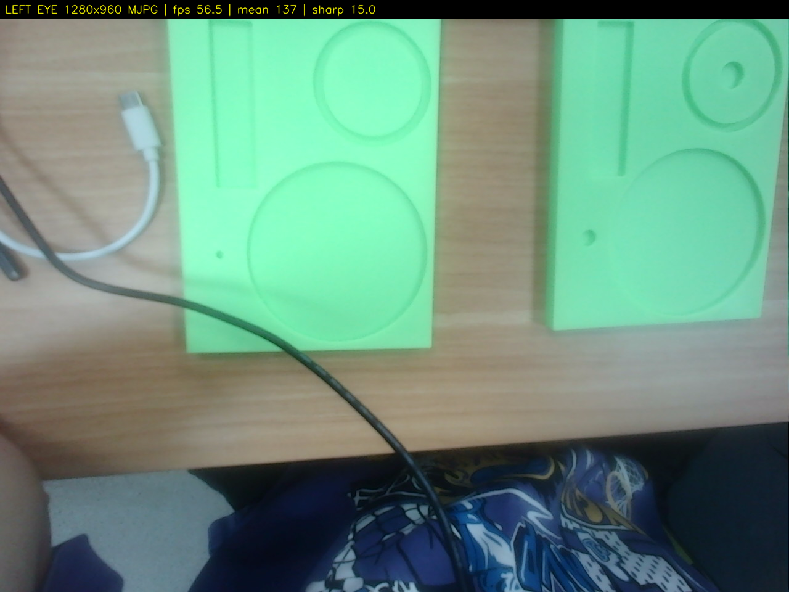
#> input picture test_1.png, 789 x 592 px; its folder holds only this picture in this run
$ python -i stage_match.py   (imports and definitions only)   (older library calls are emulated)
#> lines starting #> are read from the running program, lines starting #| are printed output that depends on the picture
"""阶段识别（基础视觉版）：把"装配区"的裁剪图跟几张阶段参考图做旋转遍历匹配，取最像的那个。

为什么用基础视觉而不是 YOLO：这一步只要判"装配区现在长啥样"，4 张参考图就是标尺，
`matchTemplate` 那套足够；树莓派上单次匹配十几毫秒，比跑模型便宜得多。

和"目标追踪"的关系：**互不干扰**。
    追踪  → 画零件框、轨迹，管"每件零件在哪"
    阶段  → 只吃"装配区"这一块裁剪图，管"装到第几步"
两者都从同一帧取数据，各画各的，谁也不用等谁。

=============================== 匹配怎么做 ===============================

1. 参考图（阶段样本）在启动时统一"规格化"：按同一个区域裁剪 → 灰度 → 缩到固定尺寸
   （默认 96x96）→ 零均值单位化。存成向量，后面只做点积。
2. 每帧（或隔几帧）把现场同一区域同样规格化，得到候选向量。
3. **按 1° 步长把候选图旋转一圈**（默认 -180°~179°，正好 360 个角度），
   每个角度都和所有参考样本算一次相似度（归一化互相关，1.0 = 完全一样）。
4. 取相似度最大的那个角度/类别；再在它附近按 `refine_step` 细搜一轮，
   得到"近似最大"（这就是"近似"的含义：不保证数学全局最优，但足够近）。

为什么非要旋转：同一阶段里零件的摆向是随机的（铜轮/铜盘随便转个角度放上去），
不旋转搜一圈，相似度会被摆向差异拉低，导致误判。

=============================== 目录约定 ===============================

`--stage-dir` 指向参考图目录（默认 `vision_yolo_train/images/steps`），两种放法都支持：

    steps/step1.png  steps/step_2.png ...        # 平铺：文件名（去扩展名）= 阶段名
    steps/step_3/1.jpg  steps/step_3/2.jpg ...   # 分目录：目录名 = 阶段名，里面可以多张样本

**同一阶段建议放 2~3 张不同摆向/光照的样本**，否则那一类的代表面太窄，
换个摆向就认不出来（4 张平铺就是"每阶段 1 张"，属于最省的最低配）。
"""

from __future__ import annotations

import math
import re
from pathlib import Path

import cv2
import numpy as np

# 参考图默认目录（相对项目根）
STAGE_DEFAULT_DIR = "vision_yolo_train/images/steps"
DEFAULT_STAGE_SIZE = 64          # 规格化后的边长（96 够用；调小更快、更糙）
DEFAULT_ANGLE_STEP = 2.0         # 旋转遍历步长（度）
DEFAULT_ANGLE_RANGE = (-180.0, 179.0)
DEFAULT_REFINE_STEP = 0.2        # 命中角度附近的细搜步长（度）
DEFAULT_STAGE_INTERVAL = 10      # 每多少帧做一次阶段识别
DEFAULT_STAGE_MARGIN = 0.12      # 裁剪区域外扩比例（把料盘边缘也框进去）
MIN_STAGE_SCORE = 0.30           # 低于它就当"没认出来"，显示 unknown

IMAGE_SUFFIXES = {".jpg", ".jpeg", ".png", ".bmp", ".tif", ".tiff", ".webp"}


def sobel_edges(gray, clip_percentile: float = 99.5):
    """偏导求边缘：灰度 → Sobel 幅值 → 归一化到 0~255。

    为什么要这一步：装配区里**托盘占了绝大部分面积**，而且是均匀的暗面。
    SIFT 直接吃原始灰度时，匹配到的内点几乎全落在托盘边缘/螺丝/背景纹理上，
    等于在比"托盘长什么样"，零件反而没参与。
    求完偏导只剩锐利的边（零件轮廓、轮齿、盘沿），托盘那块平滑区域基本归零，
    比较的对象就变成零件本身了。

    实测（12 张样本留一）：0/1 两组 SIFT 从 1/6 提到 5/6；2/3 仍分不开
    （那两张样本本身是同一个状态，见 CascadeStageMatcher 的说明）。
    """
    g = np.asarray(gray, dtype=np.float32)
    g = cv2.GaussianBlur(g, (3, 3), 0)
    gx = cv2.Sobel(g, cv2.CV_32F, 1, 0, ksize=3)
    gy = cv2.Sobel(g, cv2.CV_32F, 0, 1, ksize=3)
    mag = cv2.magnitude(gx, gy)
    mag /= (np.percentile(mag, clip_percentile) + 1e-6)
    return np.clip(mag * 255.0, 0.0, 255.0).astype(np.uint8)


# [4 lines left out: function read_image, not called in this run]


_STEP_RE = re.compile(r"step[_\-]?(\d+)", re.IGNORECASE)


# [27 lines left out: functions label_of_stem, collect_references, not called in this run]


class StageMatcher:
    """旋转遍历 + 模板匹配的阶段识别器。

    用法：
        matcher = StageMatcher.from_directory(stage_dir, angles=(step, lo, hi))
        result = matcher.match(frame, region=(x, y, w, h))   # 每帧/每 N 帧调一次
        result["label"], result["score"], result["angle"]
    """

    # [18 lines left out: function __init__, not called in this run]

    # ------------------------------------------------------------ 载入
    @classmethod
    def from_directory(cls, directory, **kwargs) -> "StageMatcher":
        return cls(collect_references(Path(directory)), **kwargs)

    # [19 lines left out: function _load, not called in this run]

    @property
    def ready(self) -> bool:
        return bool(self.samples)

    # [153 lines left out: functions describe, set_region, _canonical, _vector, _rotate, _sweep and 2 more, not called in this run]


# ============================================================================
# SIFT 版阶段识别（尺度/旋转不变）
# ============================================================================
class SiftStageMatcher:
    """用 SIFT 特征 + 单应性 RANSAC 内点做阶段匹配。

    相比梯度模板法：
      · **尺度/旋转不变**：零件转个角度、相机挪远挪近都不影响
      · **几何校验**：内点必须在同一个单应变换下成立，能拒掉"局部像但整体不是"的假匹配

    参考图按同一区域裁剪 → 灰度 → 缩到 ref_size → 提 SIFT 描述子缓存。
    现场帧同样处理后，与每个参考比对，取"内点数最多"的阶段。

    实测（12 张样本留一验证）：9/12，比梯度模板法 6/12 好；step0/step1 全对，
    step2/step3 仍有混淆（样本本身差异很小）。
    """

    # [18 lines left out: function __init__, not called in this run]

    @classmethod
    def from_directory(cls, directory, **kwargs):
        return cls(collect_references(Path(directory)), **kwargs)

    # [50 lines left out: functions _prepare, _load, set_region, _rebuild, not called in this run]

    @property
    def ready(self) -> bool:
        return bool(self.refs)

    # [59 lines left out: functions describe, _score, match, not called in this run]


# ============================================================================
# 稠密块近邻（patch nearest-neighbour）——给"没纹理"的阶段用
# ============================================================================
DEFAULT_NN_SIZE = 128            # 规格化边长
DEFAULT_NN_PATCH = 8             # 小块边长
DEFAULT_NN_STRIDE = 4            # 小块步长
DEFAULT_NN_SEARCH = 1            # 邻域搜索半径（格），容忍几个像素的位移
DEFAULT_NN_MAX_DIST = 0.42       # 距离超过它就算"没见过这个阶段"（灯光差一点也会抬到 0.3+）
DEFAULT_NN_MARGIN = 0.08         # 最好的那个至少要比第二名好 8%，否则也算"分不清"
DEFAULT_KP_GATE = 140            # 关键点数低于它 → 走近邻；高于它 → 走 SIFT
DEFAULT_MIN_INLIERS = 12         # SIFT 分支：内点数低于它就当 unknown
DEFAULT_NN_LABELS = ("step0", "step1")
DEFAULT_NN_WEIGHT_MAG = 1.0      # 梯度块在距离里的权重（1.0 = 灰度块与梯度块同权）


class PatchNnStageMatcher:
    """把裁剪图切成小块，**每块在参考图里找最近的邻居**，距离小 = 像。

    为什么需要它：step0/step1 的装配区里只有一块光溜溜的铜盘，SIFT 只能提
    55~71 个点（还都在盘边缘和背景），两两比对只有 4 个内点，分不出来。
    但"铜盘上有没有压那根斜杆"这件事，在**每一块像素**上都写着 —— 切块后
    逐块找最近邻，杆子那块地方怎么都解释不掉，距离自然拉开。

    实验（12 张样本）：0/1 两组，本方法 6/6 全对；距离间隔也够
    （step0 探针：step0 0.148~0.230 / step1 0.190~0.243）。
    对 2/3 反而乱（铜轮一挪位就整体错位），所以它只负责 0/1 —— 见 CascadeStageMatcher。
    """

    # [20 lines left out: function __init__, not called in this run]

    @classmethod
    def from_directory(cls, directory, **kwargs):
        return cls(collect_references(Path(directory)), **kwargs)

    # ---------------- 预处理 ----------------
    # [76 lines left out: functions _prepare, _grid, _patches, _load, set_region, _rebuild, not called in this run]

    @property
    def ready(self) -> bool:
        return bool(self.refs)

    # [61 lines left out: functions describe, _dist, score_label, match, not called in this run]


class CascadeStageMatcher:
    """先数关键点，再决定用哪把尺子：

        kp <  kp_gate  → 近邻（光面阶段，靠"每块像素找邻居"）
        kp >= kp_gate  → SIFT（有齿/有孔的阶段，靠特征点 + 单应性内点）

    为什么这么分：12 张样本里 step0/1 的关键点 55~71，step2/3 是 193~248，
    中间空得很干净，不会骑墙。两条腿各自补对方的短板，互不干扰。
    """

    # [19 lines left out: function __init__, not called in this run]

    @classmethod
    def from_directory(cls, directory, **kwargs):
        return cls(collect_references(Path(directory)), **kwargs)

    @property
    def ready(self) -> bool:
        return self.sift.ready or self.nn.ready

    @property
    def names(self):
        return self.sift.names

    # [4 lines left out: function describe, not called in this run]

    def set_region(self, region, frame_shape=None):
        self.sift.set_region(region, frame_shape)
        self.nn.set_region(region, frame_shape)

    # [25 lines left out: function match, not called in this run]

>>> import cv2
>>> picture = cv2.imread('../test_1.png', cv2.IMREAD_GRAYSCALE)
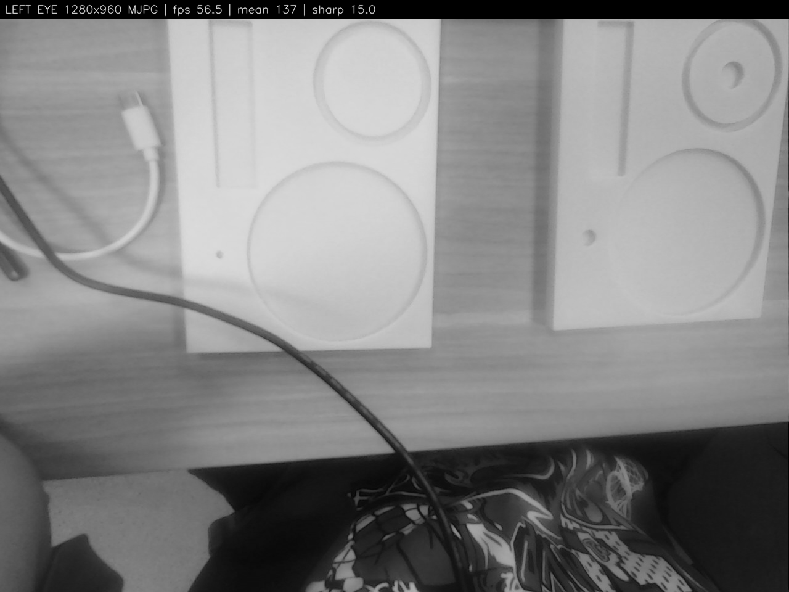
#> picture: shape (592, 789); min 0, max 225, mean 131.7
>>> result = sobel_edges(picture)
#> in sobel_edges, `gx = cv2.Sobel(g, cv2.CV_32F, 1, 0, ksize=3)`:
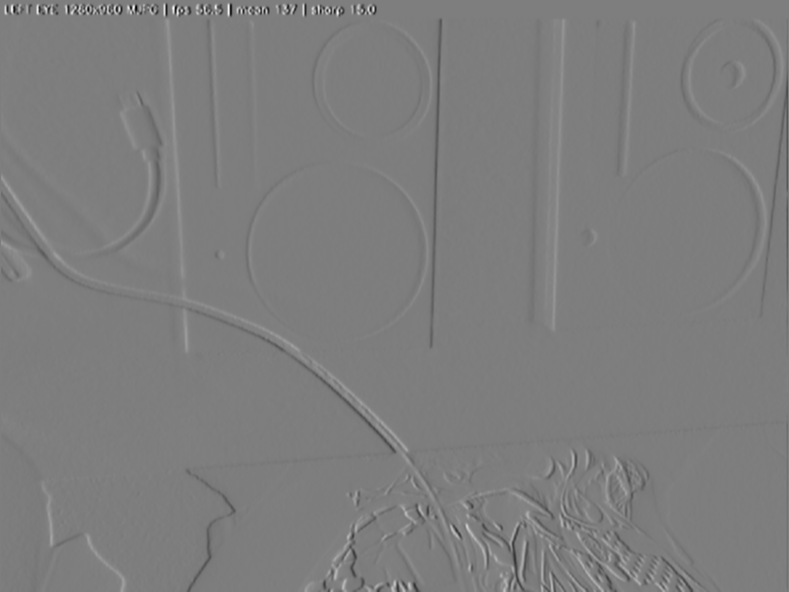
#> gx: shape (592, 789) float32; min -522.1, max 534.4, mean -0.3; drawn with min black and max white
#> in sobel_edges, `gy = cv2.Sobel(g, cv2.CV_32F, 0, 1, ksize=3)`:
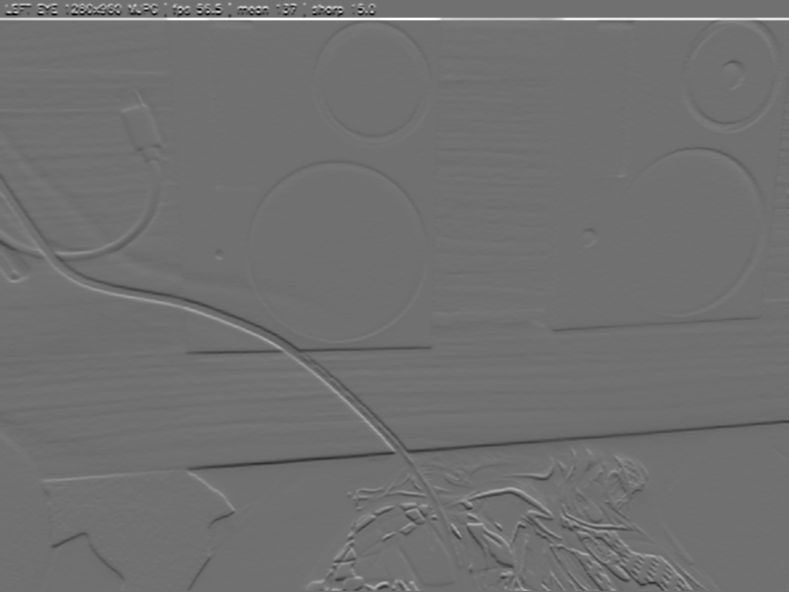
#> gy: shape (592, 789) float32; min -479.5, max 605.7, mean 0.8; drawn with min black and max white
#> in sobel_edges, `mag = cv2.magnitude(gx, gy)`:
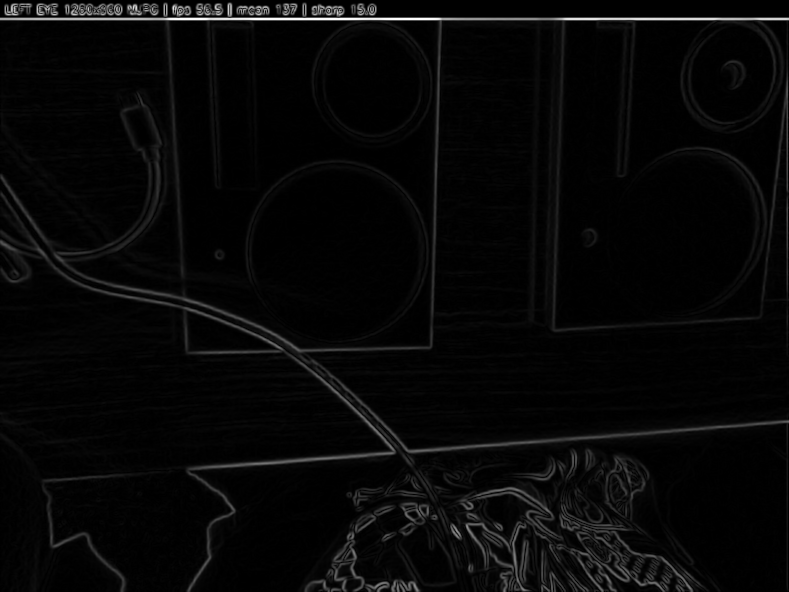
#> mag: shape (592, 789) float32; min 0, max 605.7, mean 18.3; drawn with min black and max white
#> in sobel_edges, `return np.clip(mag * 255.0, 0.0, 255.0).astype(np.uint8)`:
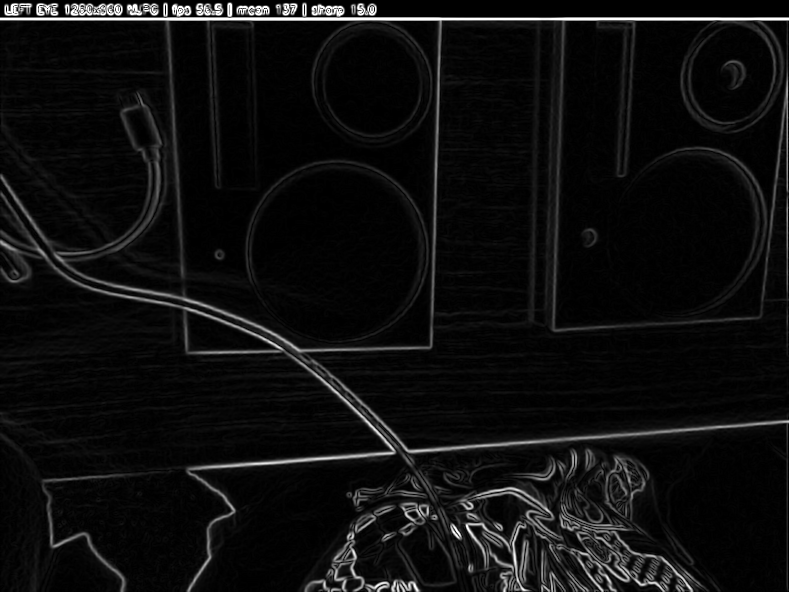
#> returned value: shape (592, 789); min 0, max 255, mean 14.3

$ run again, on test_10.png
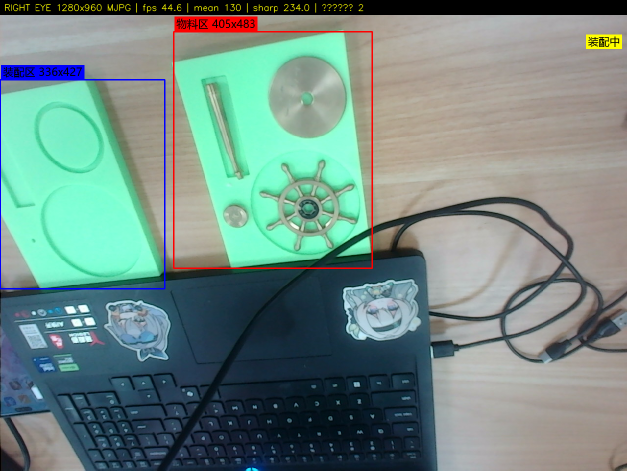
#> input picture test_10.png, 1254 x 941 px (shown at 1/2 size)
#> in sobel_edges, `gy = cv2.Sobel(g, cv2.CV_32F, 0, 1, ksize=3)`:
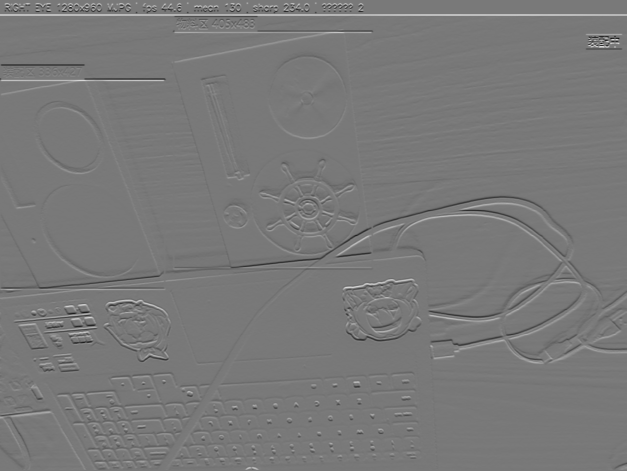
#> gy: shape (941, 1254) float32 (shown at 1/2 size); min -609.6, max 675, mean 0.7; drawn with min black and max white
#> in sobel_edges, `return np.clip(mag * 255.0, 0.0, 255.0).astype(np.uint8)`:
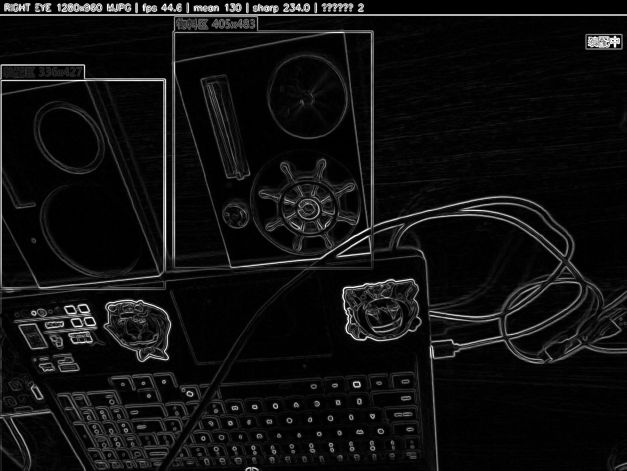
#> returned value: shape (941, 1254) (shown at 1/2 size); min 0, max 255, mean 16

$ run again, on test_11.png
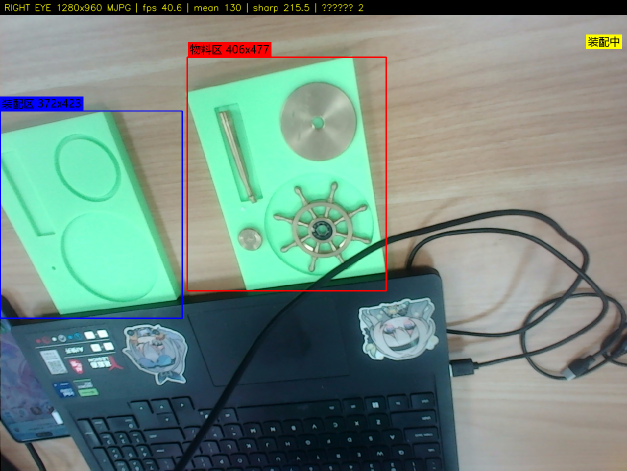
#> input picture test_11.png, 1254 x 941 px (shown at 1/2 size)
#> in sobel_edges, `gy = cv2.Sobel(g, cv2.CV_32F, 0, 1, ksize=3)`:
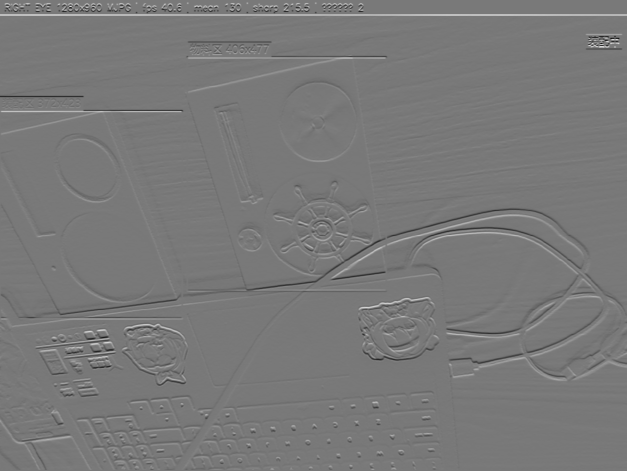
#> gy: shape (941, 1254) float32 (shown at 1/2 size); min -609.6, max 675, mean 0.6; drawn with min black and max white
#> in sobel_edges, `return np.clip(mag * 255.0, 0.0, 255.0).astype(np.uint8)`:
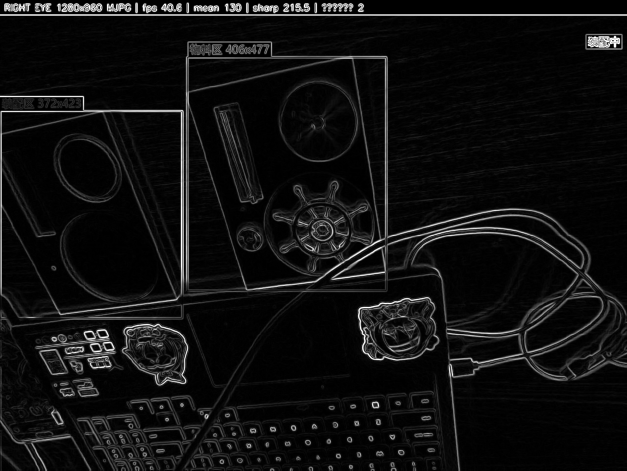
#> returned value: shape (941, 1254) (shown at 1/2 size); min 0, max 255, mean 15.8
